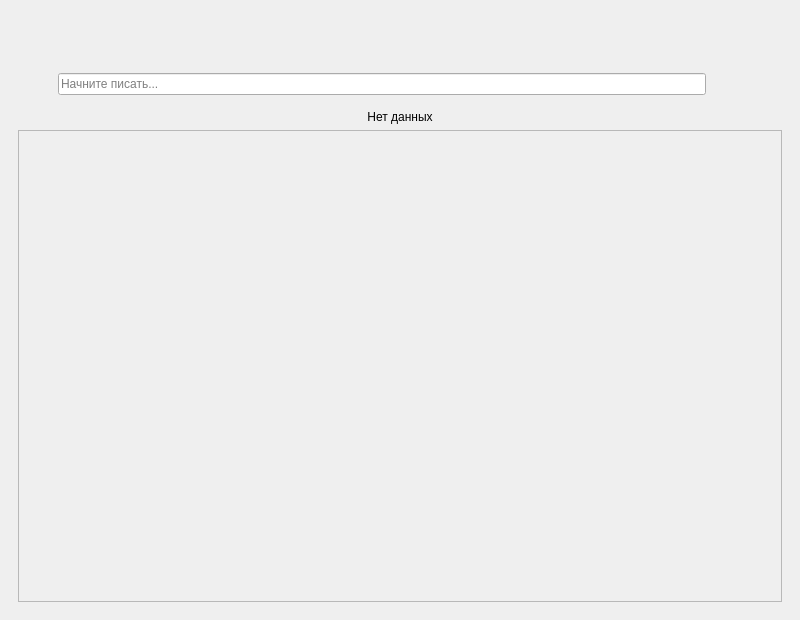
<?xml version="1.0" encoding="UTF-8"?>
<ui version="4.0">
 <class>MainWindow</class>
 <widget class="QMainWindow" name="MainWindow">
  <property name="geometry">
   <rect>
    <x>0</x>
    <y>0</y>
    <width>800</width>
    <height>620</height>
   </rect>
  </property>
  <property name="windowTitle">
   <string>MainWindow</string>
  </property>
  <widget class="QWidget" name="centralwidget">
   <layout class="QGridLayout" name="gridLayout">
    <item row="1" column="0">
     <widget class="QStackedWidget" name="stackedWidget">
      <property name="currentIndex">
       <number>1</number>
      </property>
      <widget class="QWidget" name="page">
       <property name="maximumSize">
        <size>
         <width>488</width>
         <height>364</height>
        </size>
       </property>
       <layout class="QGridLayout" name="gridLayout_2">
        <item row="3" column="0">
         <spacer name="horizontalSpacer_4">
          <property name="orientation">
           <enum>Qt::Orientation::Horizontal</enum>
          </property>
          <property name="sizeHint" stdset="0">
           <size>
            <width>40</width>
            <height>20</height>
           </size>
          </property>
         </spacer>
        </item>
        <item row="3" column="2">
         <spacer name="horizontalSpacer_3">
          <property name="orientation">
           <enum>Qt::Orientation::Horizontal</enum>
          </property>
          <property name="sizeHint" stdset="0">
           <size>
            <width>40</width>
            <height>20</height>
           </size>
          </property>
         </spacer>
        </item>
        <item row="5" column="1">
         <layout class="QHBoxLayout" name="horizontalLayout_2">
          <item>
           <widget class="QPushButton" name="enterBtn">
            <property name="sizePolicy">
             <sizepolicy hsizetype="Fixed" vsizetype="Minimum">
              <horstretch>0</horstretch>
              <verstretch>0</verstretch>
             </sizepolicy>
            </property>
            <property name="minimumSize">
             <size>
              <width>100</width>
              <height>30</height>
             </size>
            </property>
            <property name="text">
             <string>Вход</string>
            </property>
           </widget>
          </item>
         </layout>
        </item>
        <item row="0" column="1">
         <spacer name="verticalSpacer_4">
          <property name="orientation">
           <enum>Qt::Orientation::Vertical</enum>
          </property>
          <property name="sizeHint" stdset="0">
           <size>
            <width>20</width>
            <height>40</height>
           </size>
          </property>
         </spacer>
        </item>
        <item row="2" column="1">
         <spacer name="verticalSpacer">
          <property name="orientation">
           <enum>Qt::Orientation::Vertical</enum>
          </property>
          <property name="sizeType">
           <enum>QSizePolicy::Policy::Minimum</enum>
          </property>
          <property name="sizeHint" stdset="0">
           <size>
            <width>20</width>
            <height>20</height>
           </size>
          </property>
         </spacer>
        </item>
        <item row="3" column="1">
         <widget class="QLineEdit" name="pin">
          <property name="echoMode">
           <enum>QLineEdit::EchoMode::Password</enum>
          </property>
          <property name="placeholderText">
           <string>Введите PIN-код...</string>
          </property>
         </widget>
        </item>
        <item row="1" column="1">
         <layout class="QHBoxLayout" name="horizontalLayout">
          <item>
           <spacer name="horizontalSpacer">
            <property name="orientation">
             <enum>Qt::Orientation::Horizontal</enum>
            </property>
            <property name="sizeHint" stdset="0">
             <size>
              <width>40</width>
              <height>20</height>
             </size>
            </property>
           </spacer>
          </item>
          <item>
           <widget class="QLabel" name="locked">
            <property name="sizePolicy">
             <sizepolicy hsizetype="Fixed" vsizetype="Fixed">
              <horstretch>0</horstretch>
              <verstretch>0</verstretch>
             </sizepolicy>
            </property>
            <property name="minimumSize">
             <size>
              <width>20</width>
              <height>20</height>
             </size>
            </property>
            <property name="maximumSize">
             <size>
              <width>20</width>
              <height>20</height>
             </size>
            </property>
            <property name="text">
             <string/>
            </property>
            <property name="scaledContents">
             <bool>true</bool>
            </property>
           </widget>
          </item>
          <item>
           <widget class="QLabel" name="wrongPinInfo">
            <property name="text">
             <string>Неверный пин</string>
            </property>
           </widget>
          </item>
          <item>
           <spacer name="horizontalSpacer_2">
            <property name="orientation">
             <enum>Qt::Orientation::Horizontal</enum>
            </property>
            <property name="sizeHint" stdset="0">
             <size>
              <width>40</width>
              <height>20</height>
             </size>
            </property>
           </spacer>
          </item>
         </layout>
        </item>
        <item row="6" column="1">
         <spacer name="verticalSpacer_2">
          <property name="orientation">
           <enum>Qt::Orientation::Vertical</enum>
          </property>
          <property name="sizeHint" stdset="0">
           <size>
            <width>20</width>
            <height>40</height>
           </size>
          </property>
         </spacer>
        </item>
        <item row="4" column="1">
         <spacer name="verticalSpacer_3">
          <property name="orientation">
           <enum>Qt::Orientation::Vertical</enum>
          </property>
          <property name="sizeType">
           <enum>QSizePolicy::Policy::Minimum</enum>
          </property>
          <property name="sizeHint" stdset="0">
           <size>
            <width>20</width>
            <height>10</height>
           </size>
          </property>
         </spacer>
        </item>
       </layout>
      </widget>
      <widget class="QWidget" name="page_2">
       <layout class="QGridLayout" name="gridLayout_3">
        <item row="1" column="0" colspan="2">
         <layout class="QHBoxLayout" name="horizontalLayout_4">
          <item>
           <spacer name="horizontalSpacer_7">
            <property name="orientation">
             <enum>Qt::Orientation::Horizontal</enum>
            </property>
            <property name="sizeType">
             <enum>QSizePolicy::Policy::Minimum</enum>
            </property>
            <property name="sizeHint" stdset="0">
             <size>
              <width>40</width>
              <height>20</height>
             </size>
            </property>
           </spacer>
          </item>
          <item>
           <widget class="QLineEdit" name="searchline">
            <property name="placeholderText">
             <string>Начните писать...</string>
            </property>
           </widget>
          </item>
          <item>
           <widget class="QPushButton" name="searchBtn">
            <property name="minimumSize">
             <size>
              <width>30</width>
              <height>40</height>
             </size>
            </property>
            <property name="maximumSize">
             <size>
              <width>30</width>
              <height>40</height>
             </size>
            </property>
            <property name="text">
             <string/>
            </property>
            <property name="icon">
             <iconset resource="resources.qrc">
              <normaloff>:/rc/icons/search.png</normaloff>:/rc/icons/search.png</iconset>
            </property>
            <property name="iconSize">
             <size>
              <width>20</width>
              <height>20</height>
             </size>
            </property>
            <property name="flat">
             <bool>true</bool>
            </property>
           </widget>
          </item>
          <item>
           <spacer name="horizontalSpacer_6">
            <property name="orientation">
             <enum>Qt::Orientation::Horizontal</enum>
            </property>
            <property name="sizeType">
             <enum>QSizePolicy::Policy::Minimum</enum>
            </property>
            <property name="sizeHint" stdset="0">
             <size>
              <width>40</width>
              <height>20</height>
             </size>
            </property>
           </spacer>
          </item>
         </layout>
        </item>
        <item row="0" column="0" colspan="2">
         <layout class="QHBoxLayout" name="horizontalLayout_3">
          <item>
           <widget class="QPushButton" name="addBtn">
            <property name="minimumSize">
             <size>
              <width>30</width>
              <height>40</height>
             </size>
            </property>
            <property name="maximumSize">
             <size>
              <width>30</width>
              <height>40</height>
             </size>
            </property>
            <property name="text">
             <string/>
            </property>
            <property name="icon">
             <iconset resource="resources.qrc">
              <normaloff>:/rc/icons/add.png</normaloff>:/rc/icons/add.png</iconset>
            </property>
            <property name="iconSize">
             <size>
              <width>20</width>
              <height>20</height>
             </size>
            </property>
            <property name="flat">
             <bool>true</bool>
            </property>
           </widget>
          </item>
          <item>
           <widget class="QPushButton" name="updBtn">
            <property name="minimumSize">
             <size>
              <width>30</width>
              <height>40</height>
             </size>
            </property>
            <property name="maximumSize">
             <size>
              <width>30</width>
              <height>40</height>
             </size>
            </property>
            <property name="text">
             <string/>
            </property>
            <property name="icon">
             <iconset resource="resources.qrc">
              <normaloff>:/rc/icons/update.png</normaloff>:/rc/icons/update.png</iconset>
            </property>
            <property name="iconSize">
             <size>
              <width>20</width>
              <height>20</height>
             </size>
            </property>
            <property name="flat">
             <bool>true</bool>
            </property>
           </widget>
          </item>
          <item>
           <spacer name="horizontalSpacer_5">
            <property name="orientation">
             <enum>Qt::Orientation::Horizontal</enum>
            </property>
            <property name="sizeHint" stdset="0">
             <size>
              <width>40</width>
              <height>20</height>
             </size>
            </property>
           </spacer>
          </item>
          <item>
           <widget class="QPushButton" name="genSettingsBtn">
            <property name="minimumSize">
             <size>
              <width>30</width>
              <height>40</height>
             </size>
            </property>
            <property name="maximumSize">
             <size>
              <width>30</width>
              <height>40</height>
             </size>
            </property>
            <property name="text">
             <string/>
            </property>
            <property name="icon">
             <iconset resource="resources.qrc">
              <normaloff>:/rc/icons/settings.png</normaloff>:/rc/icons/settings.png</iconset>
            </property>
            <property name="iconSize">
             <size>
              <width>20</width>
              <height>20</height>
             </size>
            </property>
            <property name="flat">
             <bool>true</bool>
            </property>
           </widget>
          </item>
         </layout>
        </item>
        <item row="3" column="0" colspan="2">
         <widget class="QScrollArea" name="scrollArea">
          <property name="widgetResizable">
           <bool>true</bool>
          </property>
          <widget class="QWidget" name="scrollAreaWidgetContents">
           <property name="geometry">
            <rect>
             <x>0</x>
             <y>0</y>
             <width>762</width>
             <height>462</height>
            </rect>
           </property>
          </widget>
         </widget>
        </item>
        <item row="2" column="0" colspan="2">
         <widget class="QLabel" name="noCreds">
          <property name="text">
           <string>Нет данных</string>
          </property>
          <property name="alignment">
           <set>Qt::AlignmentFlag::AlignCenter</set>
          </property>
         </widget>
        </item>
       </layout>
      </widget>
      <widget class="QWidget" name="page_3">
       <layout class="QGridLayout" name="gridLayout_5">
        <item row="4" column="2">
         <spacer name="verticalSpacer_5">
          <property name="orientation">
           <enum>Qt::Orientation::Vertical</enum>
          </property>
          <property name="sizeHint" stdset="0">
           <size>
            <width>20</width>
            <height>202</height>
           </size>
          </property>
         </spacer>
        </item>
        <item row="3" column="3">
         <spacer name="horizontalSpacer_8">
          <property name="orientation">
           <enum>Qt::Orientation::Horizontal</enum>
          </property>
          <property name="sizeHint" stdset="0">
           <size>
            <width>248</width>
            <height>20</height>
           </size>
          </property>
         </spacer>
        </item>
        <item row="3" column="0">
         <spacer name="horizontalSpacer_9">
          <property name="orientation">
           <enum>Qt::Orientation::Horizontal</enum>
          </property>
          <property name="sizeType">
           <enum>QSizePolicy::Policy::Expanding</enum>
          </property>
          <property name="sizeHint" stdset="0">
           <size>
            <width>100</width>
            <height>20</height>
           </size>
          </property>
         </spacer>
        </item>
        <item row="3" column="2">
         <layout class="QGridLayout" name="gridLayout_4">
          <item row="3" column="1">
           <widget class="QLineEdit" name="loginLine">
            <property name="minimumSize">
             <size>
              <width>0</width>
              <height>30</height>
             </size>
            </property>
            <property name="echoMode">
             <enum>QLineEdit::EchoMode::Password</enum>
            </property>
            <property name="placeholderText">
             <string>Введите логин</string>
            </property>
           </widget>
          </item>
          <item row="3" column="2">
           <widget class="QPushButton" name="echoLogin">
            <property name="minimumSize">
             <size>
              <width>30</width>
              <height>40</height>
             </size>
            </property>
            <property name="maximumSize">
             <size>
              <width>30</width>
              <height>40</height>
             </size>
            </property>
            <property name="text">
             <string/>
            </property>
            <property name="icon">
             <iconset resource="resources.qrc">
              <normaloff>:/rc/icons/show.png</normaloff>:/rc/icons/show.png</iconset>
            </property>
            <property name="iconSize">
             <size>
              <width>17</width>
              <height>17</height>
             </size>
            </property>
            <property name="flat">
             <bool>true</bool>
            </property>
           </widget>
          </item>
          <item row="4" column="1">
           <widget class="QLineEdit" name="passwordLine">
            <property name="minimumSize">
             <size>
              <width>0</width>
              <height>30</height>
             </size>
            </property>
            <property name="echoMode">
             <enum>QLineEdit::EchoMode::Password</enum>
            </property>
            <property name="placeholderText">
             <string>Введите пароль</string>
            </property>
           </widget>
          </item>
          <item row="5" column="1">
           <layout class="QHBoxLayout" name="horizontalLayout_5">
            <item>
             <widget class="QPushButton" name="insertBtn">
              <property name="minimumSize">
               <size>
                <width>100</width>
                <height>30</height>
               </size>
              </property>
              <property name="maximumSize">
               <size>
                <width>100</width>
                <height>16777215</height>
               </size>
              </property>
              <property name="text">
               <string>Добавить</string>
              </property>
             </widget>
            </item>
           </layout>
          </item>
          <item row="2" column="1">
           <widget class="QLineEdit" name="siteLine">
            <property name="minimumSize">
             <size>
              <width>0</width>
              <height>30</height>
             </size>
            </property>
            <property name="placeholderText">
             <string>Введите название сайта</string>
            </property>
           </widget>
          </item>
          <item row="4" column="2">
           <widget class="QPushButton" name="echoPass">
            <property name="minimumSize">
             <size>
              <width>30</width>
              <height>40</height>
             </size>
            </property>
            <property name="maximumSize">
             <size>
              <width>30</width>
              <height>40</height>
             </size>
            </property>
            <property name="text">
             <string/>
            </property>
            <property name="icon">
             <iconset resource="resources.qrc">
              <normaloff>:/rc/icons/show.png</normaloff>:/rc/icons/show.png</iconset>
            </property>
            <property name="iconSize">
             <size>
              <width>17</width>
              <height>17</height>
             </size>
            </property>
            <property name="flat">
             <bool>true</bool>
            </property>
           </widget>
          </item>
         </layout>
        </item>
        <item row="1" column="2">
         <spacer name="verticalSpacer_6">
          <property name="orientation">
           <enum>Qt::Orientation::Vertical</enum>
          </property>
          <property name="sizeHint" stdset="0">
           <size>
            <width>20</width>
            <height>202</height>
           </size>
          </property>
         </spacer>
        </item>
        <item row="0" column="0">
         <widget class="QPushButton" name="retHome">
          <property name="minimumSize">
           <size>
            <width>30</width>
            <height>40</height>
           </size>
          </property>
          <property name="maximumSize">
           <size>
            <width>30</width>
            <height>40</height>
           </size>
          </property>
          <property name="text">
           <string/>
          </property>
          <property name="icon">
           <iconset resource="resources.qrc">
            <normaloff>:/rc/icons/home.png</normaloff>:/rc/icons/home.png</iconset>
          </property>
          <property name="iconSize">
           <size>
            <width>20</width>
            <height>20</height>
           </size>
          </property>
          <property name="autoDefault">
           <bool>false</bool>
          </property>
          <property name="flat">
           <bool>true</bool>
          </property>
         </widget>
        </item>
       </layout>
      </widget>
     </widget>
    </item>
   </layout>
  </widget>
 </widget>
 <resources>
  <include location="resources.qrc"/>
 </resources>
 <connections/>
</ui>
